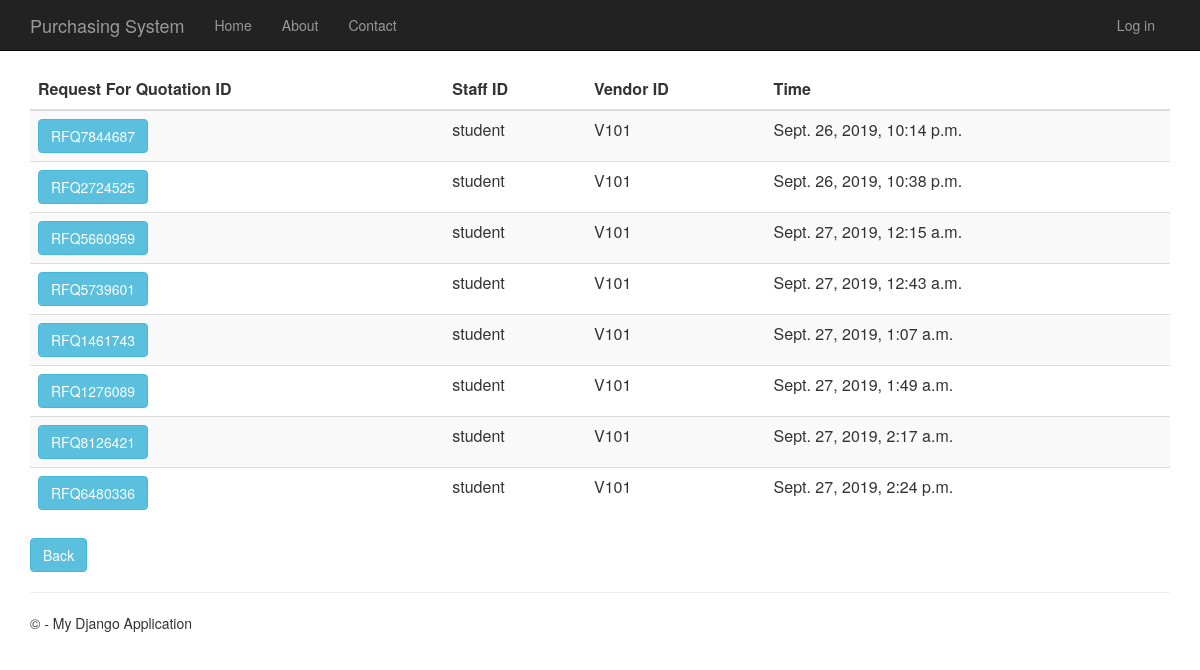
Before: /requestforquotationhistory with the older database file.
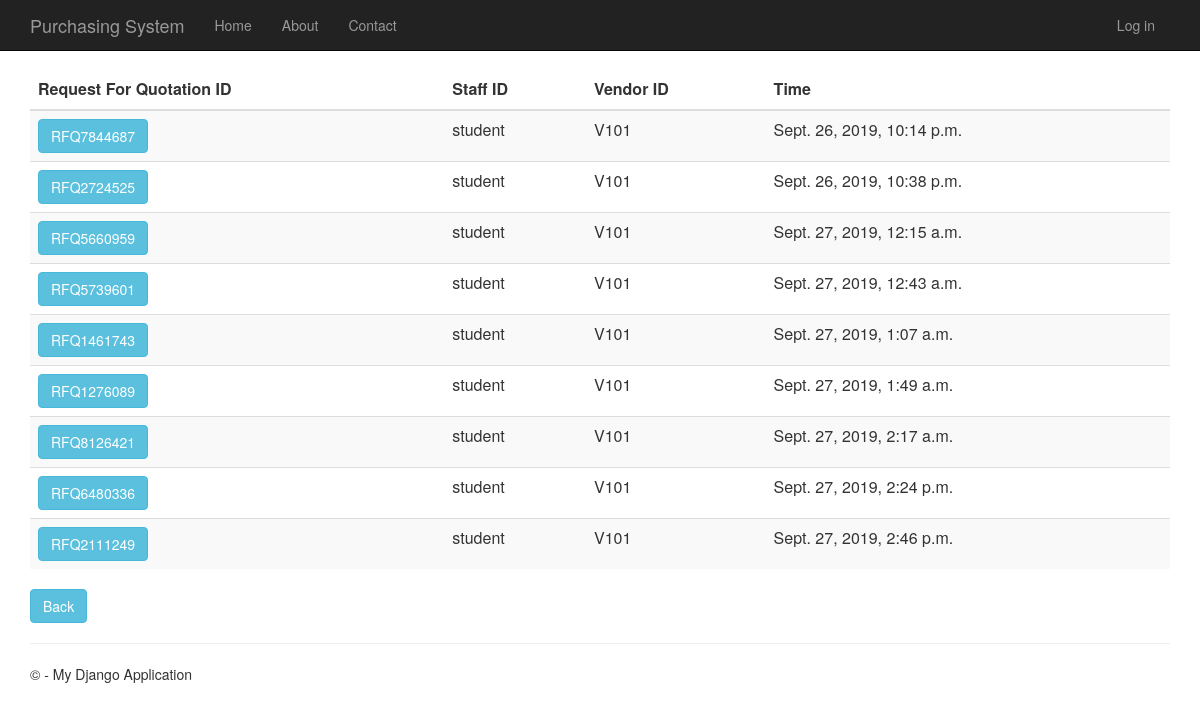
After: the same page with the newer database file.
### RequestForQuotation/models.py (models this page shows, shortened)
class RequestForQuotation(models.Model):
    request_for_quotation_id = models.CharField(primary_key=True, max_length=10)
    time_created = models.DateTimeField()
    description = models.TextField(null=True,default=None, blank=True)
    total_price = models.DecimalField(max_digits=10, decimal_places=2, default=Decimal('0.00'))
    person_id = models.ForeignKey(Person, on_delete = models.CASCADE)
    vendor_id = models.ForeignKey(Vendor, on_delete = models.CASCADE)
    purchase_requisition_id = models.ForeignKey(PurchaseRequisition, on_delete = models.CASCADE)

### app/models.py (models this page shows, shortened)
class Person(models.Model):
    user_id = models.OneToOneField(User)
    person_id = models.CharField(primary_key=True, max_length=10)
    person_name = models.TextField()
    person_address = models.TextField()
    person_phone_number = models.TextField()
    person_role = models.TextField(default = 'MANAGER')

class Vendor(models.Model):
    vendor_id = models.CharField(primary_key=True, max_length=10)
    vendor_name = models.TextField()
    vendor_phone_number = models.TextField()
    vendor_address = models.TextField()
    vendor_email = models.TextField()
    def __str__(self):
        return str(self.vendor_id)

### RequestForQuotation/views.py (the view)
# urls.py: url(r'^requestforquotationhistory', RequestForQuotation.views.requestforquotationhistory, name="request_of_quotation_history"),
def requestforquotationhistory(request):
    request_for_quotations = RequestForQuotation.objects.all()
    context = {
            'title':'Request For Quotation History',
            'rows':request_for_quotations
        }
    return render(request,'RequestForQuotation/requestforquotationhistory.html',context)

### RequestForQuotation/templates/RequestForQuotation/requestforquotationhistory.html
﻿{% extends "app/layout.html" %}
{% block content %}
<div class="purchaseorderhistory margintop">
    <form action="requestforquotationhistorydetails" method="GET">
        <table class="table table-striped margintop">
          <thead>
            <tr>
              <th scope="col">Request For Quotation ID</th>
              <th scope="col">Staff ID</th>
              <th scope="col">Vendor ID</th>
              <th scope="col">Time</th>
            </tr>
          </thead>
          <tbody>
              {% for r in rows %}
            <tr>
                 <td><button type="submit" name="roq_id" value="{{r.request_for_quotation_id}}" class="btn btn-info" >{{r.request_for_quotation_id}}</button></td>
                 <td>{{r.person_id.person_id}}</td>
                 <td>{{r.vendor_id}}</td>
                 <td>{{r.time_created}}</td>
            </tr>
              {% endfor %}
          </tbody>
        </table>
    </form>
       <form action="menu">
        <div class="margintop">
            <button type="submit" class="btn btn-info" >Back</button>
        </div>
    </form>
</div>
{% endblock %}

Changed rows visible on the page:
added RequestForQuotation: request_for_quotation_id "RFQ2111249", person_id.person_id "student", vendor_id "V101", time_created "Sept. 27, 2019, 2:46 p.m."
